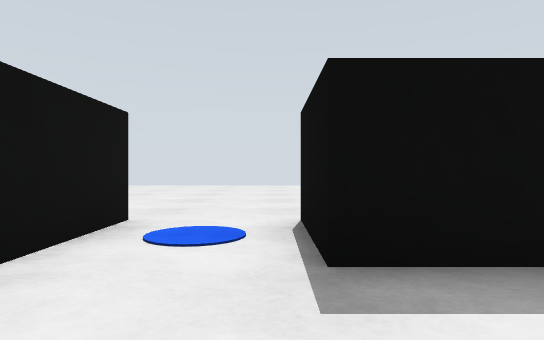
[1] (above)

20 first-person views from a walk through a Gazebo world. The camera is 0.13 m above the floor, looks level and sees 75° across. The floor is counted in squares, 0.2 m on a side. Each view is taken from the middle of a square. On the plan, view 1 faces up. The plan holds only what a view shows up to about 10 squares ahead; the rest is blank. The place goes on beyond the plan.

[2]
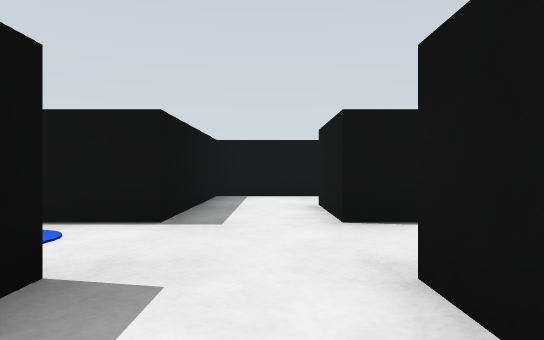

[3]
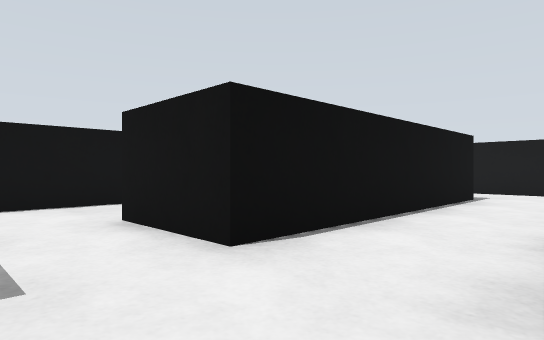

[4]
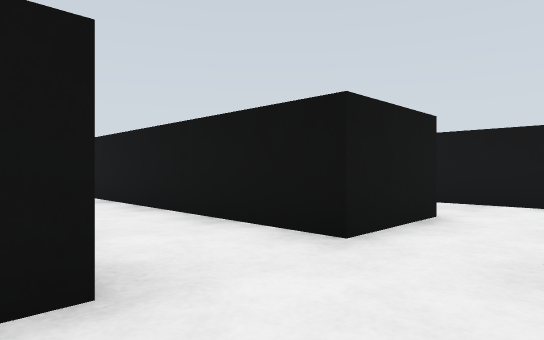

[5]
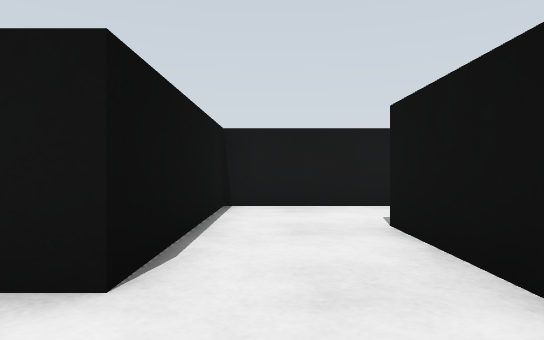

[6]
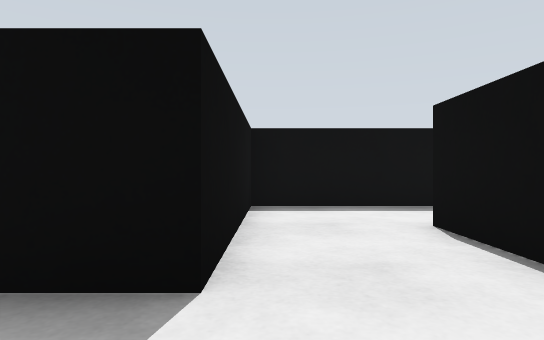

[7]
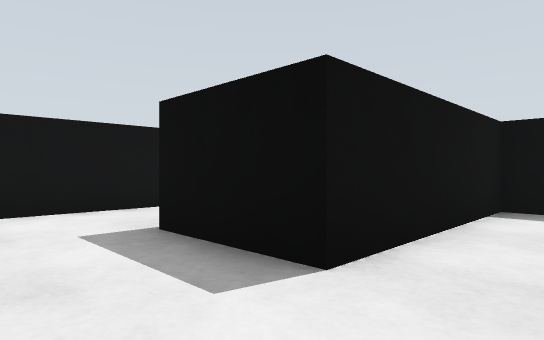

[8]
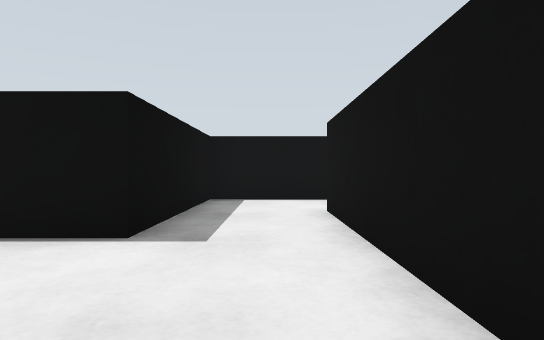

[9]
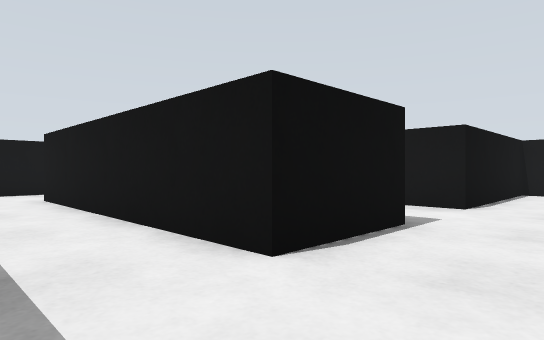

[10]
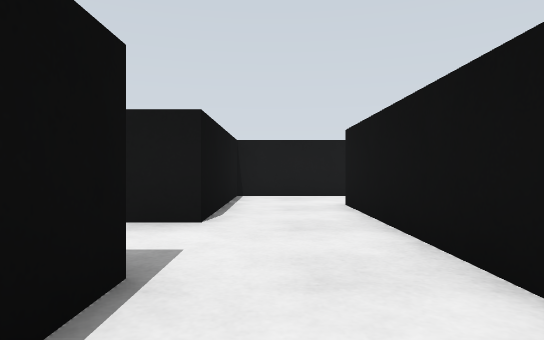

[11]
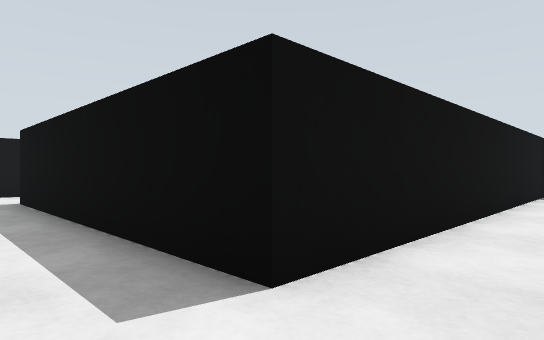

[12]
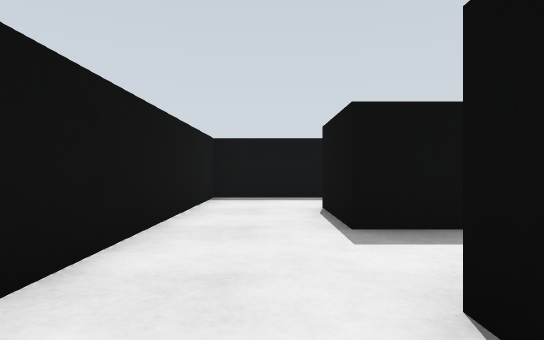

[13]
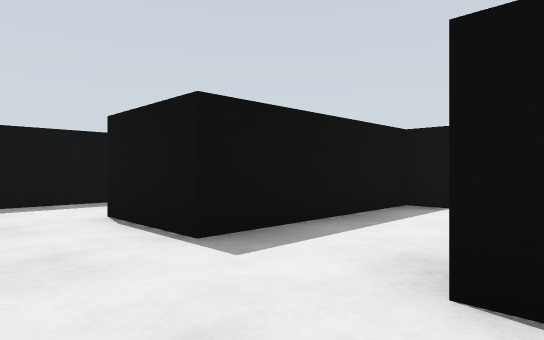

[14]
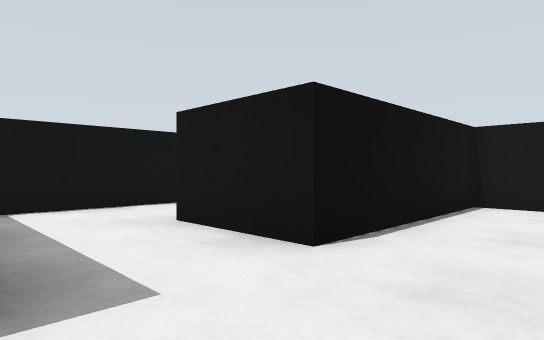

[15]
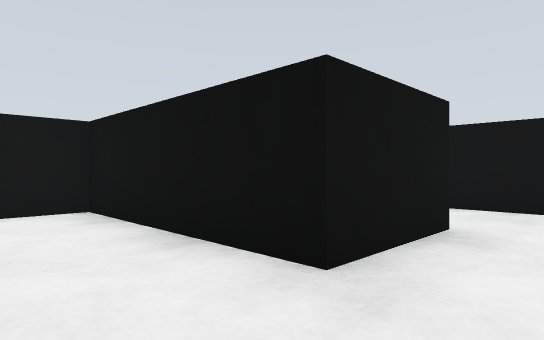

[16]
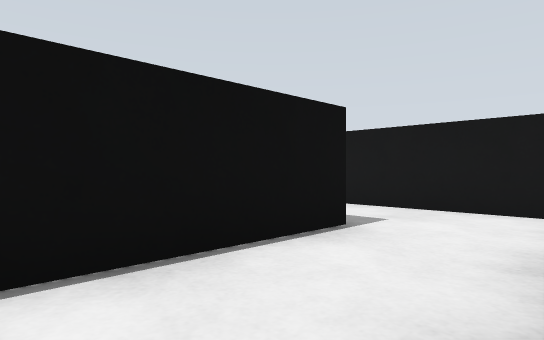

[17]
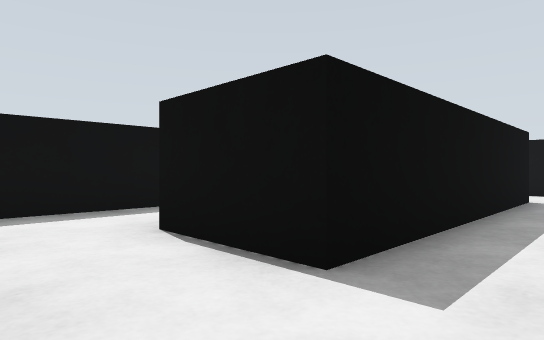

[18]
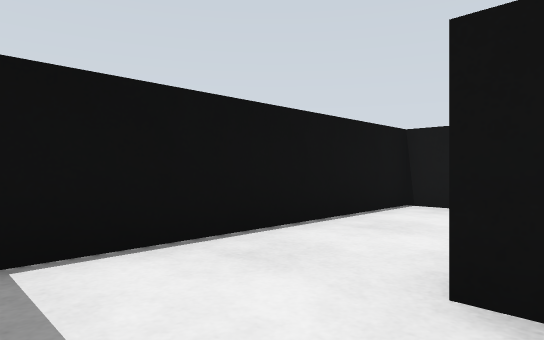

[19]
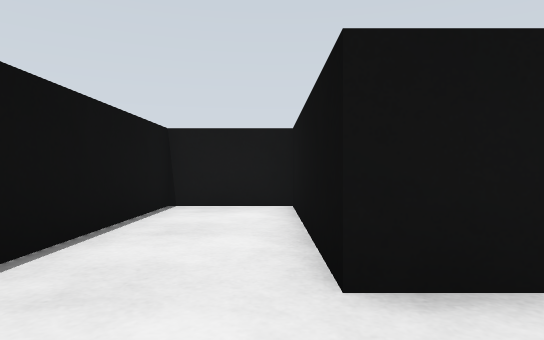

[20]
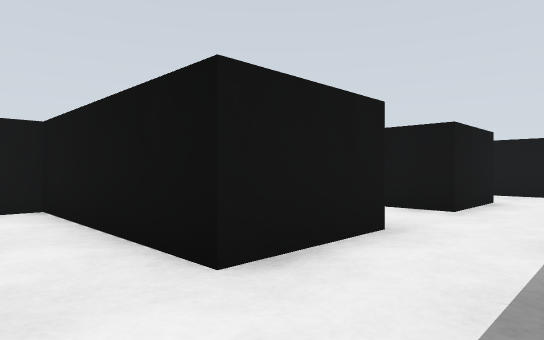

### Floor plan
Ten units are one square. View 1 is at (0, 0); x grows to the right and y downward. Boxes are objects, and circles mark ways between rooms. Rooms are numbered by the first view taken in them; rooms with no view inside come last. Other rooms are left out.
<svg viewBox="-159 -40 213 224">
<path fill="none" stroke="#000" d="M-32 66 -64 66 -64 136M-71 44 -41 44 -41 -1 -19 -1 -19 66M24 66 4 66 4 -1 26 -1M-41 134 -19 134 -19 154M4 156 4 111 -41 111 -41 89 26 89M-19 -24 -64 -24 -64 21M24 -24 4 -24M-69 179 -41 179 -41 134M-64 136 -64 156 -131 156 -131 134M-154 152 -154 158M26 -1 26 44 49 44 49 -24 24 -24M-19 154 -19 179 19 179"/>
<circle cx="-55" cy="145" r="3" fill="#2a7"/>
<circle cx="15" cy="-15" r="3" fill="#2a7"/>
<circle cx="-5" cy="145" r="3" fill="#2a7"/>
<text x="-30" y="70">1</text>
<text x="-100" y="160">2</text>
<text x="30" y="10">3</text>
<text x="0" y="160">4</text>
</svg>
Room 1 opens to room 2. Room 1 opens to room 3. Room 1 opens to room 4.

Where each view was taken, in squares from view 1:
view 1: 0 up, 0 right, facing up
view 2: 1 up, 4 left, facing right
view 3: 2 up, 2 left, facing down-right
view 4: 2 up, 1 right, facing down-left
view 5: 2 up, 5 left, facing down
view 6: 4 down, 6 left, facing up
view 7: 4 down, 5 left, facing up-left
view 8: 8 down, 3 left, facing right
view 9: 7 down, 6 left, facing down-right
view 10: 9 down, 5 left, facing down
view 11: 17 down, 5 left, facing up-left
view 12: 15 down, 5 left, facing up
view 13: 14 down, 6 left, facing up-right
view 14: 11 down, 6 left, facing down-right
view 15: 12 down, 0 right, facing down-left
view 16: 12 down, 2 left, facing down-right
view 17: 17 down, 15 left, facing up-right
view 18: 2 up, 2 right, facing down-right
view 19: 2 up, 3 right, facing down
view 20: 2 up, 4 right, facing down-left
